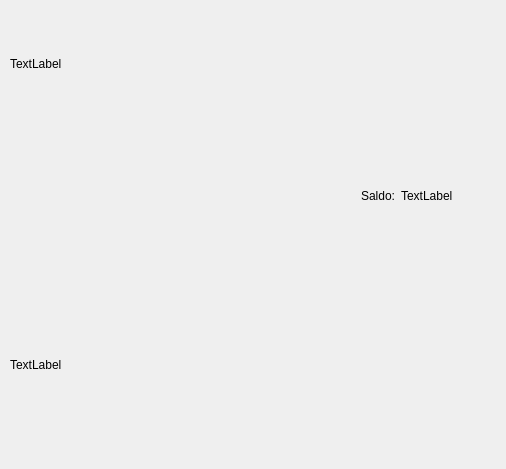
<?xml version="1.0" encoding="UTF-8"?>
<ui version="4.0">
 <class>tilitapahtumat</class>
 <widget class="QDialog" name="tilitapahtumat">
  <property name="geometry">
   <rect>
    <x>0</x>
    <y>0</y>
    <width>506</width>
    <height>469</height>
   </rect>
  </property>
  <property name="windowTitle">
   <string>Dialog</string>
  </property>
  <widget class="QWidget" name="layoutWidget">
   <property name="geometry">
    <rect>
     <x>10</x>
     <y>0</y>
     <width>491</width>
     <height>511</height>
    </rect>
   </property>
   <layout class="QVBoxLayout" name="verticalLayout_2">
    <item>
     <widget class="QLabel" name="label_tilitapahtumat_omistaja">
      <property name="sizePolicy">
       <sizepolicy hsizetype="Preferred" vsizetype="Minimum">
        <horstretch>0</horstretch>
        <verstretch>0</verstretch>
       </sizepolicy>
      </property>
      <property name="minimumSize">
       <size>
        <width>0</width>
        <height>60</height>
       </size>
      </property>
      <property name="text">
       <string>TextLabel</string>
      </property>
     </widget>
    </item>
    <item>
     <layout class="QHBoxLayout" name="horizontalLayout_2">
      <item>
       <spacer name="horizontalSpacer">
        <property name="orientation">
         <enum>Qt::Horizontal</enum>
        </property>
        <property name="sizeHint" stdset="0">
         <size>
          <width>40</width>
          <height>20</height>
         </size>
        </property>
       </spacer>
      </item>
      <item>
       <widget class="QLabel" name="label_2">
        <property name="sizePolicy">
         <sizepolicy hsizetype="Maximum" vsizetype="Preferred">
          <horstretch>0</horstretch>
          <verstretch>0</verstretch>
         </sizepolicy>
        </property>
        <property name="maximumSize">
         <size>
          <width>16777215</width>
          <height>40</height>
         </size>
        </property>
        <property name="text">
         <string>Saldo:</string>
        </property>
       </widget>
      </item>
      <item>
       <widget class="QLabel" name="label_saldoTilitapahtumat">
        <property name="sizePolicy">
         <sizepolicy hsizetype="Minimum" vsizetype="Preferred">
          <horstretch>0</horstretch>
          <verstretch>0</verstretch>
         </sizepolicy>
        </property>
        <property name="minimumSize">
         <size>
          <width>100</width>
          <height>0</height>
         </size>
        </property>
        <property name="text">
         <string>TextLabel</string>
        </property>
       </widget>
      </item>
     </layout>
    </item>
    <item>
     <layout class="QVBoxLayout" name="verticalLayout">
      <item>
       <widget class="QLabel" name="label_tilitapahtumat">
        <property name="minimumSize">
         <size>
          <width>0</width>
          <height>200</height>
         </size>
        </property>
        <property name="text">
         <string>TextLabel</string>
        </property>
       </widget>
      </item>
      <item>
       <layout class="QHBoxLayout" name="horizontalLayout_3">
        <item>
         <widget class="QPushButton" name="pushButton_suljeTilitapahtumat">
          <property name="minimumSize">
           <size>
            <width>0</width>
            <height>40</height>
           </size>
          </property>
          <property name="text">
           <string>Sulje</string>
          </property>
         </widget>
        </item>
        <item>
         <widget class="QPushButton" name="pushButton_edelliset">
          <property name="minimumSize">
           <size>
            <width>0</width>
            <height>40</height>
           </size>
          </property>
          <property name="text">
           <string>Edelliset</string>
          </property>
         </widget>
        </item>
        <item>
         <widget class="QPushButton" name="pushButton_seuraavat">
          <property name="minimumSize">
           <size>
            <width>0</width>
            <height>40</height>
           </size>
          </property>
          <property name="text">
           <string>Seuraavat</string>
          </property>
         </widget>
        </item>
       </layout>
      </item>
     </layout>
    </item>
   </layout>
  </widget>
 </widget>
 <resources/>
 <connections/>
</ui>
